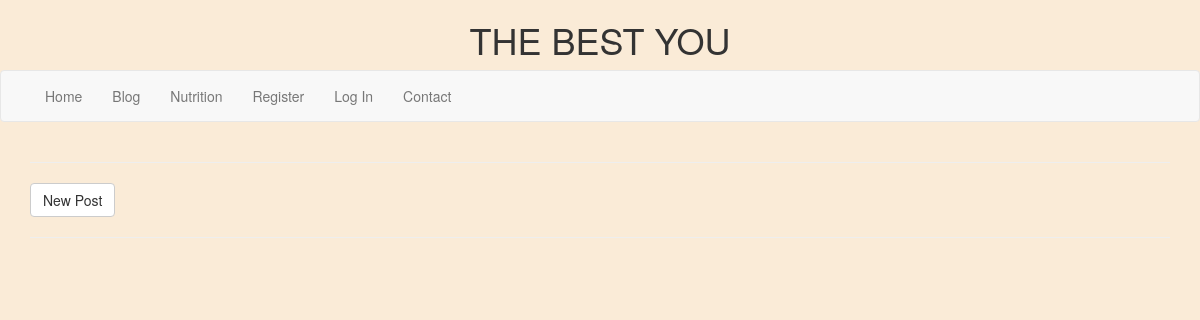
/blog/, run on an earlier commit of the app's database.
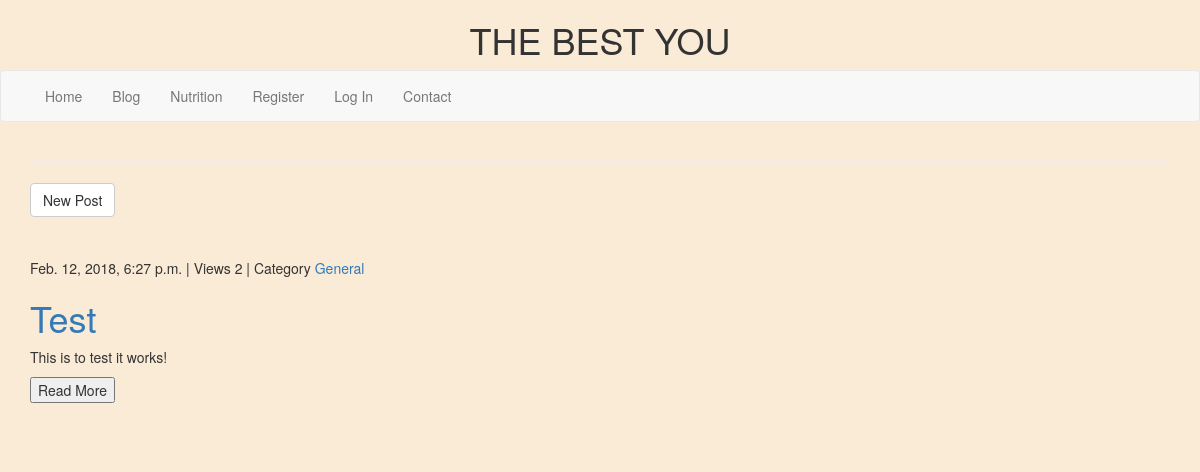
And on a later commit of the database.
### blog/models.py (models this page shows, shortened)
class Post(models.Model):
    author = models.ForeignKey(settings.AUTH_USER_MODEL)
    title = models.CharField(max_length=250)
    content = models.TextField()
    date_created = models.DateTimeField(auto_now_add=True)
    date_published = models.DateTimeField(blank=True, null=True)
    views = models.IntegerField(default=0)
    category = models.CharField(max_length=9, choices=categories, default='General')
    image = models.ImageField(upload_to='blog_images', blank=True)

### blog/views.py (the view)
# urls.py: url(r'^blog/$', blog_views.post_list, name='post_list'),
def post_list(request):
    posts = Post.objects.filter(date_published__lte=timezone.now()).order_by('-date_published')
    args = {'posts': posts}
    return render(request, 'blog/blogposts.html', args)

### templates/blog/blogposts.html
{% extends 'base.html' %}
{% block content %}
    <div class="container">
    <hr>
    <button class="btn btn-default" onclick="location.href='{% url 'new_post' %}'">New Post</button>
    <hr>
    {% for post in posts %}
        <div>{{ post.date_published }} | Views {{ post.views }} | Category <a href="#">{{ post.category }}</a> </div>
        <h1><a href="">{{ post.title }}</a></h1>
        <p>{{ post.content|truncatewords:30 }}</p>
        <p><button onclick="location.href={{ post.id }}">Read More</button></p>
        <hr>
    </div>
    {% endfor %}
{% endblock %}

### templates/base.html (shortened to what this page needs)
{% load staticfiles %}
<!DOCTYPE html>
<html lang="en">
<head>
    <link rel="stylesheet" href="https://maxcdn.bootstrapcdn.com/bootstrap/3.3.7/css/bootstrap.min.css">
    <link rel="stylesheet" href="{% static "css/style.css" %}">
</head>
<body>
    <div class="container center-content">
        <h1>THE BEST YOU</h1>
    </div>
<nav role="navigation" class="navbar navbar-default">
    <div class="container">
        <ul class="nav navbar-nav">
            <li><a href="/">Home</a></li>
            <li><a href="{% url 'post_list' %}">Blog</a></li>
            <li><a href="{% url 'search_name' %}">Nutrition</a></li>
            {% if user.is_authenticated %}
                <li><a href="{% url 'profile' %}">Profile</a></li>
                <li><a href="{% url 'logout' %}">Log Out</a></li>
            {% else %}
                <li><a href="{% url 'register' %}">Register</a></li>
                <li><a href="{% url 'login' %}">Log In</a></li>
            {% endif %}
            <li><a href="{% url 'contact' %}">Contact</a></li>
        </ul>
    </div>
</nav>
{% block content %}
{% endblock %}
</body>
</html>

### static/css/style.css (style rules this page uses)
body { background-color: antiquewhite; }
.center-content { text-align: center; margin-left: auto; margin-right: auto; }

What changed in the data, as far as the page shows it:
added Post: date_published "Feb. 12, 2018, 6:27 p.m.", views "2", category "General", title "Test", content "This is to test it works!"
